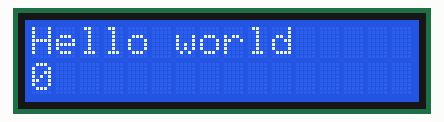
A sketch run on a simulated Arduino Uno, built with avr-gcc and run on an emulated ATmega328P. Parts: 16×2 character LCD.

Above: at 0.1 s.
At 4.1 s:
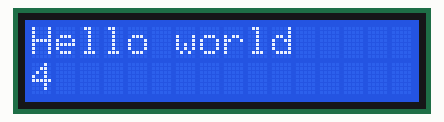
At 9.1 s:
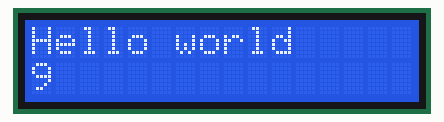
At 19.1 s:
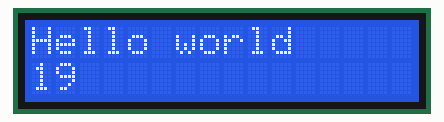
At 29.1 s:
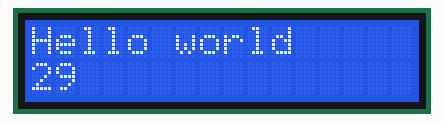
At 39.1 s:
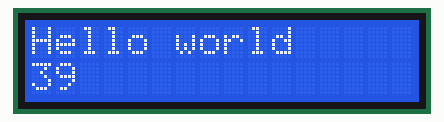

The sketch:

LCD_arduino.ino
```cpp
#include<LiquidCrystal.h>
LiquidCrystal lcd (12,11,2,3,4,5);  //RS-register select, EN- Enable, others are data pins
void setup() {

  lcd.begin(16,2); //no char ,no of rows
  lcd.clear();
  lcd.print("Hello world");

}

void loop() {
  int counter= millis()/1000;   //to displat the seconds in lcd screen
  lcd.setCursor(0,1);          //first coloumn , 2nd row
  lcd.print(counter);

}
```

Measured:
- what the display in image 1 shows lasts 1.0 s, from 4.0 s to 5.0 s
